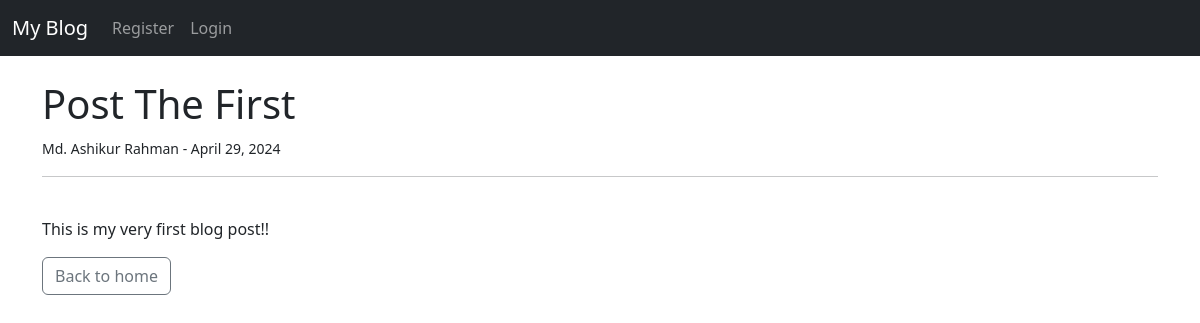
Page /article/1 on the earlier database version.
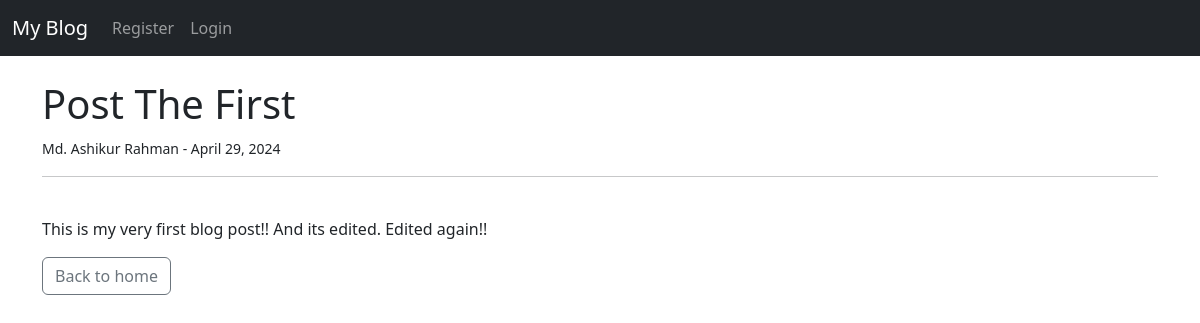
Same page on the later database version.
### theblog/models.py (models this page shows, shortened)
class Post(models.Model):
    title = models.CharField(max_length=255)
    title_tag = models.CharField(max_length=255)
    author = models.ForeignKey(User, on_delete=models.CASCADE)
    body = models.TextField()
    post_date = models.DateField(auto_now_add=True)

### theblog/views.py (the view)
# urls.py: path("article/<int:pk>", views.ArticleDetailView.as_view(), name="article-detail"),
class ArticleDetailView(DetailView):
    model = Post
    template_name = "article_details.html"

### theblog/templates/article_details.html (shortened to what this page needs)
{% extends 'base.html' %}
{% block content %}
<h1>{{post.title}}</h1>
<small>
    {{post.author.first_name}} {{post.author.last_name}} -
    {{post.post_date}}
</small>
<br>
<hr><br>
<p>
    {{post.body}}
</p>
<a href="{% url 'home' %}" class="btn btn-outline-secondary">
    Back to home
</a>
{% endblock %}

Differences in the rows shown:
changed Post "Post The First": body "This is my very first blog post!!" → "This is my very first blog post!! And its edited. Edited again!!"
